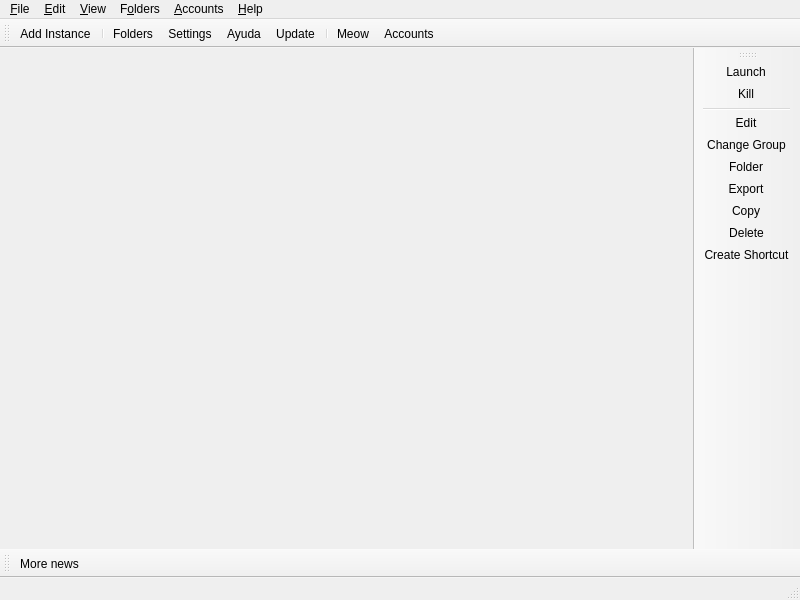
<?xml version="1.0" encoding="UTF-8"?>
<ui version="4.0">
 <class>MainWindow</class>
 <widget class="QMainWindow" name="MainWindow">
  <property name="geometry">
   <rect>
    <x>0</x>
    <y>0</y>
    <width>800</width>
    <height>600</height>
   </rect>
  </property>
  <widget class="QWidget" name="centralWidget">
   <layout class="QHBoxLayout" name="horizontalLayout">
    <property name="spacing">
     <number>0</number>
    </property>
    <property name="leftMargin">
     <number>0</number>
    </property>
    <property name="topMargin">
     <number>0</number>
    </property>
    <property name="rightMargin">
     <number>0</number>
    </property>
    <property name="bottomMargin">
     <number>0</number>
    </property>
   </layout>
  </widget>
  <widget class="QStatusBar" name="statusBar"/>
  <widget class="QToolBar" name="mainToolBar">
   <property name="windowTitle">
    <string>Main Toolbar</string>
   </property>
   <property name="allowedAreas">
    <set>Qt::BottomToolBarArea|Qt::TopToolBarArea</set>
   </property>
   <property name="toolButtonStyle">
    <enum>Qt::ToolButtonTextBesideIcon</enum>
   </property>
   <property name="floatable">
    <bool>false</bool>
   </property>
   <attribute name="toolBarArea">
    <enum>TopToolBarArea</enum>
   </attribute>
   <attribute name="toolBarBreak">
    <bool>false</bool>
   </attribute>
   <addaction name="actionAddInstance"/>
   <addaction name="separator"/>
   <addaction name="actionFoldersButton"/>
   <addaction name="actionSettings"/>
   <addaction name="actionHelpButton"/>
   <addaction name="actionCheckUpdate"/>
   <addaction name="separator"/>
   <addaction name="actionCAT"/>
   <addaction name="actionAccountsButton"/>
  </widget>
  <widget class="QToolBar" name="newsToolBar">
   <property name="windowTitle">
    <string>News Toolbar</string>
   </property>
   <property name="allowedAreas">
    <set>Qt::BottomToolBarArea|Qt::TopToolBarArea</set>
   </property>
   <property name="iconSize">
    <size>
     <width>16</width>
     <height>16</height>
    </size>
   </property>
   <property name="toolButtonStyle">
    <enum>Qt::ToolButtonTextBesideIcon</enum>
   </property>
   <property name="floatable">
    <bool>false</bool>
   </property>
   <attribute name="toolBarArea">
    <enum>BottomToolBarArea</enum>
   </attribute>
   <attribute name="toolBarBreak">
    <bool>false</bool>
   </attribute>
   <addaction name="actionMoreNews"/>
  </widget>
  <widget class="WideBar" name="instanceToolBar">
   <property name="windowTitle">
    <string>Instance Toolbar</string>
   </property>
   <property name="allowedAreas">
    <set>Qt::LeftToolBarArea|Qt::RightToolBarArea</set>
   </property>
   <property name="iconSize">
    <size>
     <width>16</width>
     <height>16</height>
    </size>
   </property>
   <property name="toolButtonStyle">
    <enum>Qt::ToolButtonTextBesideIcon</enum>
   </property>
   <property name="floatable">
    <bool>false</bool>
   </property>
   <property name="useDefaultAction" stdset="0">
    <bool>true</bool>
   </property>
   <attribute name="toolBarArea">
    <enum>RightToolBarArea</enum>
   </attribute>
   <attribute name="toolBarBreak">
    <bool>false</bool>
   </attribute>
   <addaction name="actionLaunchInstance"/>
   <addaction name="actionKillInstance"/>
   <addaction name="separator"/>
   <addaction name="actionEditInstance"/>
   <addaction name="actionChangeInstGroup"/>
   <addaction name="actionViewSelectedInstFolder"/>
   <addaction name="actionExportInstance"/>
   <addaction name="actionCopyInstance"/>
   <addaction name="actionDeleteInstance"/>
   <addaction name="actionCreateInstanceShortcut"/>
  </widget>
  <widget class="QMenuBar" name="menuBar">
   <property name="geometry">
    <rect>
     <x>0</x>
     <y>0</y>
     <width>800</width>
     <height>27</height>
    </rect>
   </property>
   <widget class="QMenu" name="fileMenu">
    <property name="title">
     <string>&amp;File</string>
    </property>
    <property name="toolTipsVisible">
     <bool>true</bool>
    </property>
    <addaction name="actionAddInstance"/>
    <addaction name="separator"/>
    <addaction name="actionLaunchInstance"/>
    <addaction name="actionKillInstance"/>
    <addaction name="separator"/>
    <addaction name="actionEditInstance"/>
    <addaction name="actionChangeInstGroup"/>
    <addaction name="actionViewSelectedInstFolder"/>
    <addaction name="actionExportInstance"/>
    <addaction name="actionCopyInstance"/>
    <addaction name="actionDeleteInstance"/>
    <addaction name="actionCreateInstanceShortcut"/>
    <addaction name="separator"/>
    <addaction name="actionSettings"/>
    <addaction name="actionCloseWindow"/>
   </widget>
   <widget class="QMenu" name="editMenu">
    <property name="title">
     <string>&amp;Edit</string>
    </property>
    <property name="toolTipsVisible">
     <bool>true</bool>
    </property>
    <addaction name="actionUndoTrashInstance"/>
   </widget>
   <widget class="QMenu" name="viewMenu">
    <property name="title">
     <string>&amp;View</string>
    </property>
    <property name="toolTipsVisible">
     <bool>true</bool>
    </property>
    <addaction name="actionChangeTheme"/>
    <addaction name="separator"/>
    <addaction name="actionCAT"/>
    <addaction name="actionToggleStatusBar"/>
    <addaction name="actionLockToolbars"/>
    <addaction name="separator"/>
   </widget>
   <widget class="QMenu" name="foldersMenu">
    <property name="title">
     <string>F&amp;olders</string>
    </property>
    <property name="toolTipsVisible">
     <bool>true</bool>
    </property>
    <addaction name="actionViewLauncherRootFolder"/>
    <addaction name="separator"/>
    <addaction name="actionViewInstanceFolder"/>
    <addaction name="actionViewCentralModsFolder"/>
    <addaction name="actionViewSkinsFolder"/>
    <addaction name="actionViewJavaFolder"/>
    <addaction name="separator"/>
    <addaction name="actionViewIconThemeFolder"/>
    <addaction name="actionViewWidgetThemeFolder"/>
    <addaction name="actionViewCatPackFolder"/>
    <addaction name="actionViewIconsFolder"/>
    <addaction name="separator"/>
    <addaction name="actionViewLogsFolder"/>
   </widget>
   <widget class="QMenu" name="accountsMenu">
    <property name="title">
     <string>&amp;Accounts</string>
    </property>
   </widget>
   <widget class="QMenu" name="helpMenu">
    <property name="title">
     <string>&amp;Help</string>
    </property>
    <property name="toolTipsVisible">
     <bool>true</bool>
    </property>
    <addaction name="actionClearMetadata"/>
    <addaction name="actionReportBug"/>
    <addaction name="actionAddToPATH"/>
    <addaction name="separator"/>
    <addaction name="actionMATRIX"/>
    <addaction name="actionDISCORD"/>
    <addaction name="actionREDDIT"/>
    <addaction name="separator"/>
    <addaction name="actionMoreNews"/>
    <addaction name="actionCheckUpdate"/>
    <addaction name="actionOpenWiki"/>
    <addaction name="actionAbout"/>
   </widget>
   <addaction name="fileMenu"/>
   <addaction name="editMenu"/>
   <addaction name="viewMenu"/>
   <addaction name="foldersMenu"/>
   <addaction name="accountsMenu"/>
   <addaction name="helpMenu"/>
  </widget>
  <action name="actionMoreNews">
   <property name="icon">
    <iconset theme="news">
     <normaloff>.</normaloff>.</iconset>
   </property>
   <property name="text">
    <string>More news...</string>
   </property>
   <property name="toolTip">
    <string>Open the development blog to read more news about %1.</string>
   </property>
  </action>
  <action name="actionCAT">
   <property name="checkable">
    <bool>true</bool>
   </property>
   <property name="icon">
    <iconset theme="cat">
     <normaloff>.</normaloff>.</iconset>
   </property>
   <property name="text">
    <string>&amp;Meow</string>
   </property>
   <property name="toolTip">
    <string>It's a fluffy kitty :3</string>
   </property>
  </action>
  <action name="actionToggleStatusBar">
   <property name="checkable">
    <bool>true</bool>
   </property>
   <property name="text">
    <string>Status Bar</string>
   </property>
  </action>
  <action name="actionLockToolbars">
   <property name="checkable">
    <bool>true</bool>
   </property>
   <property name="text">
    <string>Lock Toolbars</string>
   </property>
  </action>
  <action name="actionUndoTrashInstance">
   <property name="enabled">
    <bool>false</bool>
   </property>
   <property name="text">
    <string>&amp;Undo Last Instance Deletion</string>
   </property>
  </action>
  <action name="actionAddInstance">
   <property name="icon">
    <iconset theme="new">
     <normaloff>.</normaloff>.</iconset>
   </property>
   <property name="text">
    <string>Add Instanc&amp;e...</string>
   </property>
   <property name="toolTip">
    <string>Add a new instance.</string>
   </property>
  </action>
  <action name="actionCheckUpdate">
   <property name="icon">
    <iconset theme="checkupdate">
     <normaloff>.</normaloff>.</iconset>
   </property>
   <property name="text">
    <string>&amp;Update...</string>
   </property>
   <property name="toolTip">
    <string>Check for new updates for %1.</string>
   </property>
   <property name="menuRole">
    <enum>QAction::ApplicationSpecificRole</enum>
   </property>
  </action>
  <action name="actionSettings">
   <property name="icon">
    <iconset theme="settings">
     <normaloff>.</normaloff>.</iconset>
   </property>
   <property name="text">
    <string>Setti&amp;ngs...</string>
   </property>
   <property name="toolTip">
    <string>Change settings.</string>
   </property>
   <property name="menuRole">
    <enum>QAction::PreferencesRole</enum>
   </property>
  </action>
  <action name="actionManageAccounts">
   <property name="icon">
    <iconset theme="accounts">
     <normaloff>.</normaloff>.</iconset>
   </property>
   <property name="text">
    <string>&amp;Manage Accounts...</string>
   </property>
  </action>
  <action name="actionLaunchInstance">
   <property name="icon">
    <iconset theme="launch">
     <normaloff>.</normaloff>.</iconset>
   </property>
   <property name="text">
    <string>&amp;Launch</string>
   </property>
   <property name="toolTip">
    <string>Launch the selected instance.</string>
   </property>
  </action>
  <action name="actionKillInstance">
   <property name="icon">
    <iconset theme="status-bad">
     <normaloff>.</normaloff>.</iconset>
   </property>
   <property name="text">
    <string>&amp;Kill</string>
   </property>
   <property name="toolTip">
    <string>Kill the running instance.</string>
   </property>
   <property name="shortcut">
    <string>Ctrl+K</string>
   </property>
  </action>
  <action name="actionRenameInstance">
   <property name="icon">
    <iconset theme="rename">
     <normaloff>.</normaloff>.</iconset>
   </property>
   <property name="text">
    <string>Rename</string>
   </property>
   <property name="toolTip">
    <string>Rename the selected instance.</string>
   </property>
  </action>
  <action name="actionChangeInstGroup">
   <property name="icon">
    <iconset theme="tag">
     <normaloff>.</normaloff>.</iconset>
   </property>
   <property name="text">
    <string>&amp;Change Group...</string>
   </property>
   <property name="toolTip">
    <string>Change the selected instance's group.</string>
   </property>
   <property name="shortcut">
    <string>Ctrl+G</string>
   </property>
  </action>
  <action name="actionChangeInstIcon">
   <property name="text">
    <string>Change Icon</string>
   </property>
   <property name="toolTip">
    <string>Change the selected instance's icon.</string>
   </property>
  </action>
  <action name="actionEditInstance">
   <property name="icon">
    <iconset theme="settings">
     <normaloff>.</normaloff>.</iconset>
   </property>
   <property name="text">
    <string>&amp;Edit...</string>
   </property>
   <property name="toolTip">
    <string>Change the instance settings, mods and versions.</string>
   </property>
   <property name="shortcut">
    <string>Ctrl+I</string>
   </property>
  </action>
  <action name="actionViewSelectedInstFolder">
   <property name="icon">
    <iconset theme="viewfolder">
     <normaloff>.</normaloff>.</iconset>
   </property>
   <property name="text">
    <string>&amp;Folder</string>
   </property>
   <property name="toolTip">
    <string>Open the selected instance's root folder in a file browser.</string>
   </property>
  </action>
  <action name="actionDeleteInstance">
   <property name="icon">
    <iconset theme="delete">
     <normaloff>.</normaloff>.</iconset>
   </property>
   <property name="text">
    <string>Dele&amp;te</string>
   </property>
   <property name="toolTip">
    <string>Delete the selected instance.</string>
   </property>
   <property name="autoRepeat">
    <bool>false</bool>
   </property>
  </action>
  <action name="actionCopyInstance">
   <property name="icon">
    <iconset theme="copy">
     <normaloff>.</normaloff>.</iconset>
   </property>
   <property name="text">
    <string>Cop&amp;y...</string>
   </property>
   <property name="toolTip">
    <string>Copy the selected instance.</string>
   </property>
   <property name="shortcut">
    <string>Ctrl+D</string>
   </property>
  </action>
  <action name="actionExportInstance">
   <property name="icon">
    <iconset theme="export">
     <normaloff>.</normaloff>.</iconset>
   </property>
   <property name="text">
    <string>E&amp;xport...</string>
   </property>
   <property name="toolTip">
    <string>Export the selected instance to supported formats.</string>
   </property>
  </action>
  <action name="actionExportInstanceZip">
   <property name="icon">
    <iconset theme="launcher">
     <normaloff>.</normaloff>.</iconset>
   </property>
   <property name="text">
    <string>Electry Launcher (zip)</string>
   </property>
  </action>
  <action name="actionExportInstanceMrPack">
   <property name="icon">
    <iconset theme="modrinth">
     <normaloff>.</normaloff>.</iconset>
   </property>
   <property name="text">
    <string>Modrinth (mrpack)</string>
   </property>
  </action>
  <action name="actionExportInstanceFlamePack">
   <property name="icon">
    <iconset theme="flame">
     <normaloff>.</normaloff>.</iconset>
   </property>
   <property name="text">
    <string>CurseForge (zip)</string>
   </property>
  </action>
  <action name="actionCreateInstanceShortcut">
   <property name="icon">
    <iconset theme="shortcut">
     <normaloff>.</normaloff>.</iconset>
   </property>
   <property name="text">
    <string>Create Shortcut</string>
   </property>
   <property name="toolTip">
    <string>Creates a shortcut on your desktop to launch the selected instance.</string>
   </property>
  </action>
  <action name="actionNoAccountsAdded">
   <property name="icon">
    <iconset theme="noaccount">
     <normaloff>.</normaloff>.</iconset>
   </property>
   <property name="text">
    <string>No accounts added!</string>
   </property>
  </action>
  <action name="actionNoDefaultAccount">
   <property name="checkable">
    <bool>true</bool>
   </property>
   <property name="icon">
    <iconset theme="noaccount">
     <normaloff>.</normaloff>.</iconset>
   </property>
   <property name="text">
    <string>No Default Account</string>
   </property>
   <property name="shortcut">
    <string>Ctrl+0</string>
   </property>
  </action>
  <action name="actionCloseWindow">
   <property name="icon">
    <iconset theme="status-bad">
     <normaloff>.</normaloff>.</iconset>
   </property>
   <property name="text">
    <string>Cerrar &amp;Window</string>
   </property>
   <property name="toolTip">
    <string>Close the current window</string>
   </property>
   <property name="menuRole">
    <enum>QAction::QuitRole</enum>
   </property>
  </action>
  <action name="actionViewInstanceFolder">
   <property name="icon">
    <iconset theme="viewfolder">
     <normaloff>.</normaloff>.</iconset>
   </property>
   <property name="text">
    <string>&amp;Instances</string>
   </property>
   <property name="toolTip">
    <string>Open the instances folder in a file browser.</string>
   </property>
  </action>
  <action name="actionViewLauncherRootFolder">
   <property name="icon">
    <iconset theme="viewfolder">
     <normaloff>.</normaloff>.</iconset>
   </property>
   <property name="text">
    <string>Launcher &amp;Root</string>
   </property>
   <property name="toolTip">
    <string>Open the launcher's root folder in a file browser.</string>
   </property>
  </action>
  <action name="actionViewCentralModsFolder">
   <property name="icon">
    <iconset theme="centralmods">
     <normaloff>.</normaloff>.</iconset>
   </property>
   <property name="text">
    <string>&amp;Central Mods</string>
   </property>
   <property name="toolTip">
    <string>Open the central mods folder in a file browser.</string>
   </property>
  </action>
  <action name="actionViewSkinsFolder">
   <property name="icon">
    <iconset theme="viewfolder">
     <normaloff>.</normaloff>.</iconset>
   </property>
   <property name="text">
    <string>&amp;Skins</string>
   </property>
   <property name="toolTip">
    <string>Open the skins folder in a file browser.</string>
   </property>
  </action>
  <action name="actionViewIconsFolder">
   <property name="icon">
    <iconset theme="viewfolder">
     <normaloff>.</normaloff>.</iconset>
   </property>
   <property name="text">
    <string>Instance Icons</string>
   </property>
   <property name="toolTip">
    <string>Open the instance icons folder in a file browser.</string>
   </property>
  </action>
  <action name="actionViewLogsFolder">
   <property name="icon">
    <iconset theme="viewfolder">
     <normaloff>.</normaloff>.</iconset>
   </property>
   <property name="text">
    <string>Logs</string>
   </property>
   <property name="toolTip">
    <string>Open the logs folder in a file browser.</string>
   </property>
  </action>
  <action name="actionChangeTheme">
   <property name="text">
    <string>Themes</string>
   </property>
  </action>
  <action name="actionReportBug">
   <property name="icon">
    <iconset theme="bug">
     <normaloff>.</normaloff>.</iconset>
   </property>
   <property name="text">
    <string>Report a Bug or Suggest a Feature</string>
   </property>
   <property name="toolTip">
    <string>Open the bug tracker to report a bug with %1.</string>
   </property>
  </action>
  <action name="actionDISCORD">
   <property name="icon">
    <iconset theme="discord">
     <normaloff>.</normaloff>.</iconset>
   </property>
   <property name="text">
    <string>&amp;Discord Guild</string>
   </property>
   <property name="toolTip">
    <string>Open %1 Discord guild.</string>
   </property>
  </action>
  <action name="actionMATRIX">
   <property name="icon">
    <iconset theme="matrix">
     <normaloff>.</normaloff>.</iconset>
   </property>
   <property name="text">
    <string>&amp;Matrix Space</string>
   </property>
   <property name="toolTip">
    <string>Open %1 Matrix space.</string>
   </property>
  </action>
  <action name="actionREDDIT">
   <property name="icon">
    <iconset theme="reddit-alien">
     <normaloff>.</normaloff>.</iconset>
   </property>
   <property name="text">
    <string>Sub&amp;reddit</string>
   </property>
   <property name="toolTip">
    <string>Open %1 subreddit.</string>
   </property>
  </action>
  <action name="actionAbout">
   <property name="icon">
    <iconset theme="about">
     <normaloff>.</normaloff>.</iconset>
   </property>
   <property name="text">
    <string>&amp;About %1</string>
   </property>
   <property name="toolTip">
    <string>View information about %1.</string>
   </property>
   <property name="menuRole">
    <enum>QAction::AboutRole</enum>
   </property>
  </action>
  <action name="actionClearMetadata">
   <property name="icon">
    <iconset theme="refresh">
     <normaloff>.</normaloff>.</iconset>
   </property>
   <property name="text">
    <string>&amp;Clear Metadata Cache</string>
   </property>
   <property name="toolTip">
    <string>Clear cached metadata</string>
   </property>
  </action>
  <action name="actionAddToPATH">
   <property name="icon">
    <iconset theme="custom-commands">
     <normaloff>.</normaloff>.</iconset>
   </property>
   <property name="text">
    <string>Install to &amp;PATH</string>
   </property>
   <property name="toolTip">
    <string>Install a %1 symlink to /usr/local/bin</string>
   </property>
  </action>
  <action name="actionFoldersButton">
   <property name="icon">
    <iconset theme="viewfolder">
     <normaloff>.</normaloff>.</iconset>
   </property>
   <property name="text">
    <string>Folders</string>
   </property>
   <property name="toolTip">
    <string>Open one of the folders shared between instances.</string>
   </property>
  </action>
  <action name="actionHelpButton">
   <property name="icon">
    <iconset theme="help">
     <normaloff>.</normaloff>.</iconset>
   </property>
   <property name="text">
    <string>Ayuda</string>
   </property>
   <property name="toolTip">
    <string>Get help with %1 or Minecraft.</string>
   </property>
  </action>
  <action name="actionAccountsButton">
   <property name="icon">
    <iconset theme="noaccount">
     <normaloff>.</normaloff>.</iconset>
   </property>
   <property name="text">
    <string>Accounts</string>
   </property>
  </action>
  <action name="actionOpenWiki">
   <property name="icon">
    <iconset theme="help">
     <normaloff>.</normaloff>.</iconset>
   </property>
   <property name="text">
    <string>%1 &amp;Ayuda</string>
   </property>
   <property name="toolTip">
    <string>Open the %1 wiki</string>
   </property>
  </action>
  <action name="actionViewWidgetThemeFolder">
   <property name="icon">
    <iconset theme="viewfolder">
     <normaloff>.</normaloff>.</iconset>
   </property>
   <property name="text">
    <string>&amp;Widget Themes</string>
   </property>
   <property name="toolTip">
    <string>Open the widget themes folder in a file browser.</string>
   </property>
  </action>
  <action name="actionViewIconThemeFolder">
   <property name="icon">
    <iconset theme="viewfolder">
     <normaloff>.</normaloff>.</iconset>
   </property>
   <property name="text">
    <string>I&amp;con Theme</string>
   </property>
   <property name="toolTip">
    <string>Open the icon theme folder in a file browser.</string>
   </property>
  </action>
  <action name="actionViewCatPackFolder">
   <property name="icon">
    <iconset theme="viewfolder">
     <normaloff>.</normaloff>.</iconset>
   </property>
   <property name="text">
    <string>Cat Packs</string>
   </property>
   <property name="toolTip">
    <string>Open the cat packs folder in a file browser.</string>
   </property>
  </action>
  <action name="actionViewJavaFolder">
   <property name="icon">
    <iconset theme="viewfolder">
     <normaloff>.</normaloff>.</iconset>
   </property>
   <property name="text">
    <string>Java</string>
   </property>
   <property name="toolTip">
    <string>Open the Java folder in a file browser. Only available if the built-in Java downloader is used.</string>
   </property>
  </action>
 </widget>
 <customwidgets>
  <customwidget>
   <class>WideBar</class>
   <extends>QToolBar</extends>
   <header>ui/widgets/WideBar.h</header>
  </customwidget>
 </customwidgets>
 <resources/>
 <connections/>
</ui>
